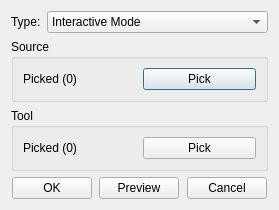
<?xml version="1.0" encoding="UTF-8"?>
<ui version="4.0">
 <class>CurveSplitterInfoDialog</class>
 <widget class="QDialog" name="CurveSplitterInfoDialog">
  <property name="geometry">
   <rect>
    <x>0</x>
    <y>0</y>
    <width>279</width>
    <height>195</height>
   </rect>
  </property>
  <property name="windowTitle">
   <string>Curve Splitter</string>
  </property>
  <layout class="QGridLayout" name="gridLayout">
   <item row="0" column="0">
    <widget class="QWidget" name="widget_2" native="true">
     <property name="sizePolicy">
      <sizepolicy hsizetype="Preferred" vsizetype="Fixed">
       <horstretch>0</horstretch>
       <verstretch>0</verstretch>
      </sizepolicy>
     </property>
     <layout class="QGridLayout" name="gridLayout_2">
      <property name="leftMargin">
       <number>0</number>
      </property>
      <property name="topMargin">
       <number>0</number>
      </property>
      <property name="rightMargin">
       <number>0</number>
      </property>
      <property name="bottomMargin">
       <number>0</number>
      </property>
      <item row="0" column="0">
       <widget class="QLabel" name="label">
        <property name="sizePolicy">
         <sizepolicy hsizetype="Fixed" vsizetype="Preferred">
          <horstretch>0</horstretch>
          <verstretch>0</verstretch>
         </sizepolicy>
        </property>
        <property name="text">
         <string>Type:</string>
        </property>
       </widget>
      </item>
      <item row="0" column="1">
       <widget class="QComboBox" name="comb_type">
        <property name="currentIndex">
         <number>0</number>
        </property>
        <item>
         <property name="text">
          <string>Interactive Mode</string>
         </property>
        </item>
        <item>
         <property name="text">
          <string>By Point</string>
         </property>
        </item>
        <item>
         <property name="text">
          <string>By Curve</string>
         </property>
        </item>
        <item>
         <property name="text">
          <string>By Surface</string>
         </property>
        </item>
       </widget>
      </item>
     </layout>
    </widget>
   </item>
   <item row="1" column="0">
    <widget class="QStackedWidget" name="stackedWidget">
     <property name="currentIndex">
      <number>0</number>
     </property>
     <widget class="QWidget" name="page">
      <layout class="QGridLayout" name="gridLayout_16">
       <property name="leftMargin">
        <number>0</number>
       </property>
       <property name="topMargin">
        <number>0</number>
       </property>
       <property name="rightMargin">
        <number>0</number>
       </property>
       <property name="bottomMargin">
        <number>0</number>
       </property>
       <item row="0" column="0">
        <widget class="QGroupBox" name="groupBox_7">
         <property name="title">
          <string>Source</string>
         </property>
         <layout class="QGridLayout" name="gridLayout_14">
          <item row="0" column="1">
           <widget class="QPushButton" name="pb_sourcepick">
            <property name="text">
             <string>Pick</string>
            </property>
           </widget>
          </item>
          <item row="0" column="0">
           <widget class="QLabel" name="lb_sourcepicked">
            <property name="text">
             <string>Picked (0)</string>
            </property>
           </widget>
          </item>
         </layout>
        </widget>
       </item>
       <item row="1" column="0">
        <widget class="QGroupBox" name="groupBox_8">
         <property name="title">
          <string>Tool</string>
         </property>
         <layout class="QGridLayout" name="gridLayout_15">
          <item row="0" column="0">
           <widget class="QLabel" name="lb_toolpicked">
            <property name="text">
             <string>Picked (0)</string>
            </property>
           </widget>
          </item>
          <item row="0" column="1">
           <widget class="QPushButton" name="pb_toolpick">
            <property name="text">
             <string>Pick</string>
            </property>
           </widget>
          </item>
         </layout>
        </widget>
       </item>
       <item row="2" column="0">
        <spacer name="verticalSpacer_5">
         <property name="orientation">
          <enum>Qt::Vertical</enum>
         </property>
         <property name="sizeHint" stdset="0">
          <size>
           <width>20</width>
           <height>40</height>
          </size>
         </property>
        </spacer>
       </item>
      </layout>
     </widget>
    </widget>
   </item>
   <item row="2" column="0">
    <widget class="QWidget" name="widget" native="true">
     <property name="sizePolicy">
      <sizepolicy hsizetype="Preferred" vsizetype="Fixed">
       <horstretch>0</horstretch>
       <verstretch>0</verstretch>
      </sizepolicy>
     </property>
     <layout class="QGridLayout" name="gridLayout_3">
      <property name="leftMargin">
       <number>0</number>
      </property>
      <property name="topMargin">
       <number>0</number>
      </property>
      <property name="rightMargin">
       <number>0</number>
      </property>
      <property name="bottomMargin">
       <number>0</number>
      </property>
      <item row="0" column="4">
       <spacer name="horizontalSpacer_3">
        <property name="orientation">
         <enum>Qt::Horizontal</enum>
        </property>
        <property name="sizeHint" stdset="0">
         <size>
          <width>40</width>
          <height>20</height>
         </size>
        </property>
       </spacer>
      </item>
      <item row="0" column="1">
       <widget class="QPushButton" name="pb_ok">
        <property name="text">
         <string>OK</string>
        </property>
       </widget>
      </item>
      <item row="0" column="3">
       <widget class="QPushButton" name="pb_preview">
        <property name="text">
         <string>Preview</string>
        </property>
       </widget>
      </item>
      <item row="0" column="5">
       <widget class="QPushButton" name="pb_cancel">
        <property name="text">
         <string>Cancel</string>
        </property>
       </widget>
      </item>
      <item row="0" column="2">
       <spacer name="horizontalSpacer_2">
        <property name="orientation">
         <enum>Qt::Horizontal</enum>
        </property>
        <property name="sizeHint" stdset="0">
         <size>
          <width>40</width>
          <height>20</height>
         </size>
        </property>
       </spacer>
      </item>
      <item row="0" column="0">
       <spacer name="horizontalSpacer">
        <property name="orientation">
         <enum>Qt::Horizontal</enum>
        </property>
        <property name="sizeHint" stdset="0">
         <size>
          <width>40</width>
          <height>20</height>
         </size>
        </property>
       </spacer>
      </item>
      <item row="0" column="6">
       <spacer name="horizontalSpacer_4">
        <property name="orientation">
         <enum>Qt::Horizontal</enum>
        </property>
        <property name="sizeHint" stdset="0">
         <size>
          <width>40</width>
          <height>20</height>
         </size>
        </property>
       </spacer>
      </item>
     </layout>
    </widget>
   </item>
  </layout>
 </widget>
 <resources/>
 <connections/>
</ui>
